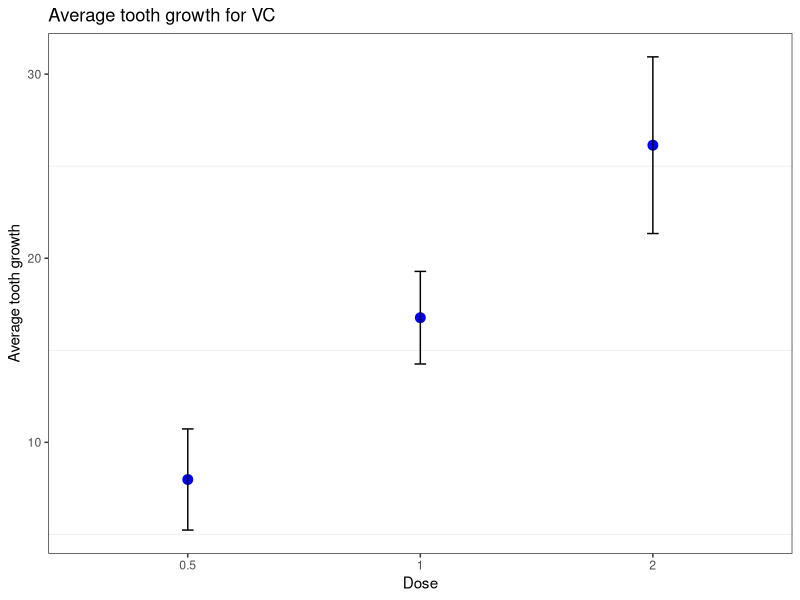

Reproduce this figure in R.
library(tidyverse)

# View(ToothGrowth)
?ToothGrowth

# if you apply the theme from the beginning (like this case)
# the the theme will be applied to all of the plots will be 
# created in the future
theme_set(theme_bw()+
            theme(panel.grid.major = element_blank()))

view(ToothGrowth)
?sd # -> standard deviation

ToothGrowth %>% 
  filter(supp == "VC") %>% 
  mutate(dose = as.factor(dose)) %>% 
  group_by(dose) %>% 
  summarise(mean_len = mean(len),
             sd_len = sd(len)) %>% 
  ggplot(aes(dose, mean_len))+
  geom_point(size = 3, colour = "blue")+
  geom_errorbar(aes(x = dose, 
                    ymin = mean_len - sd_len,
                    ymax = mean_len + sd_len,
                    width = 0.05))+
  labs(title = "Average tooth growth for VC")+
  xlab("Dose")+
  ylab("Average tooth growth")

  
?geom_errorbar
  
  
  
  
  


